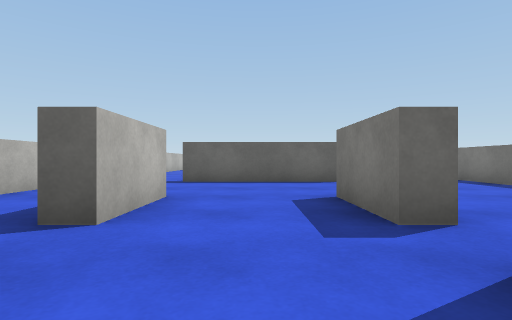
view 1 (above)

19 first-person views from a walk through a Unity game level. The camera is 0.55 m above the floor, looks level and sees 80° across. The floor is counted in squares, 1 m on a side. Each view is taken from the middle of a square. On the plan, view 1 faces up. The plan holds only what a view shows up to about 9 squares ahead; the rest is blank. The place goes on beyond the plan. Surface patterns are stand-ins for the level's own textures.

view 2
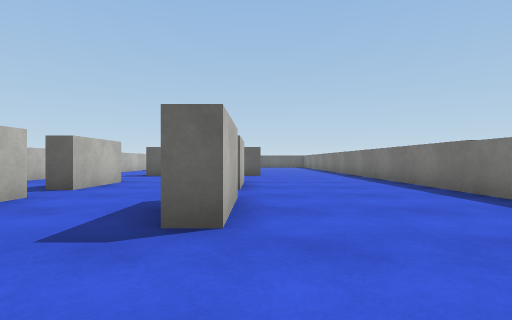

view 3
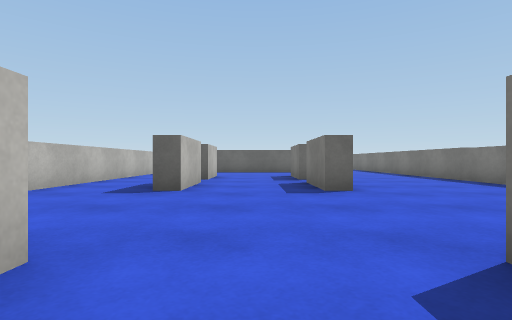

view 4
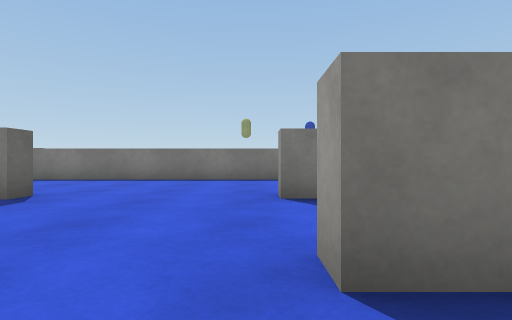

view 5
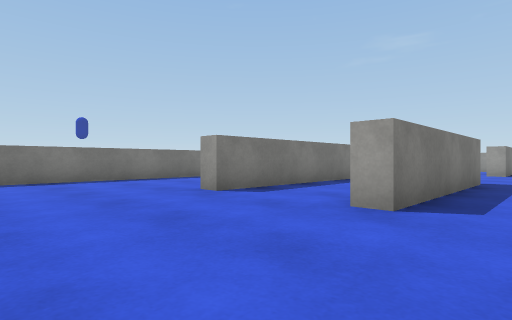

view 6
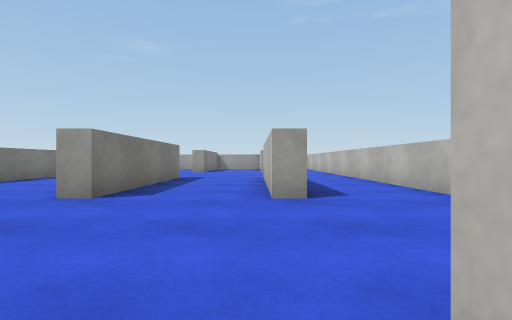

view 7
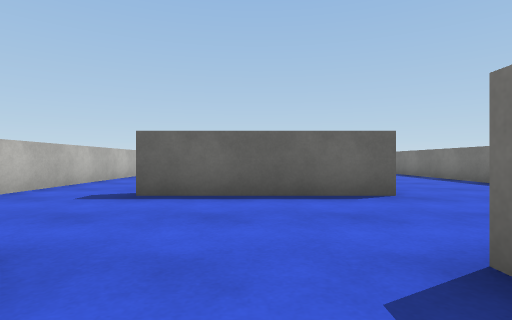

view 8
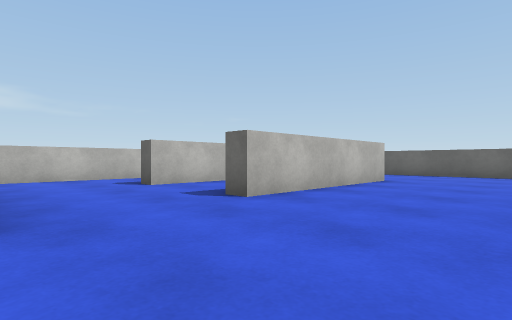

view 9
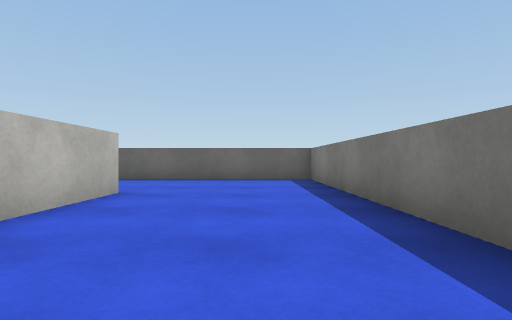

view 10
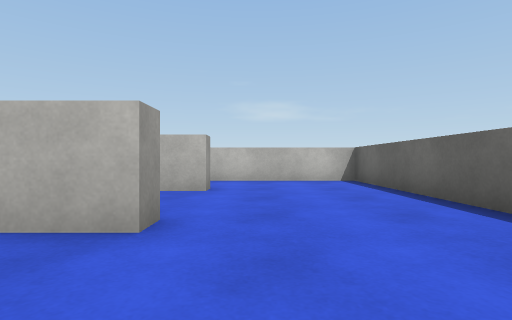

view 11
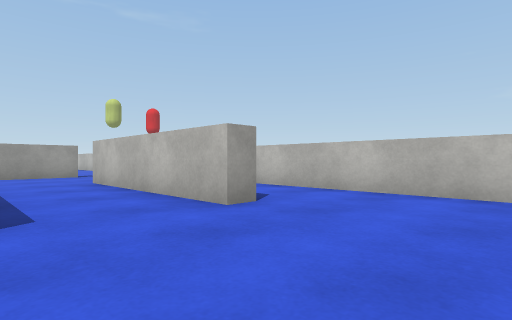

view 12
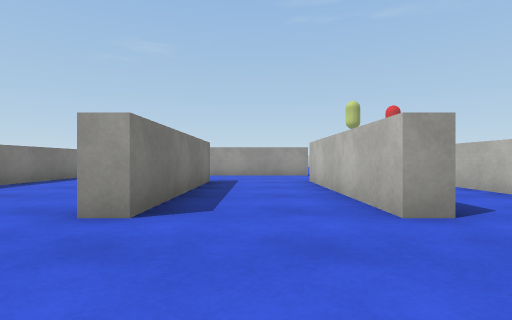

view 13
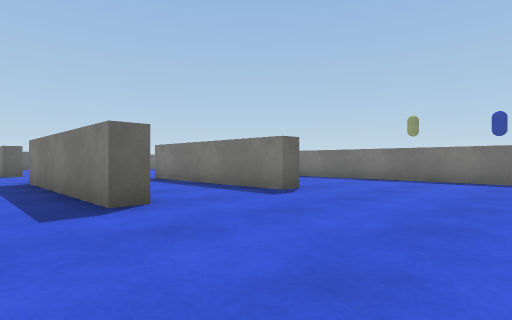

view 14
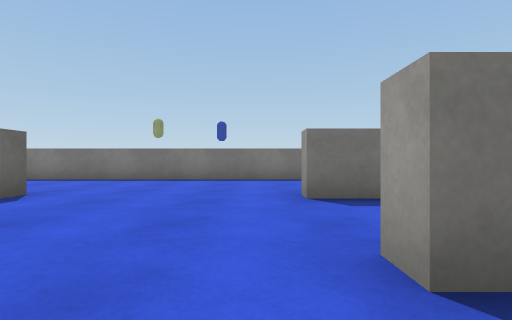

view 15
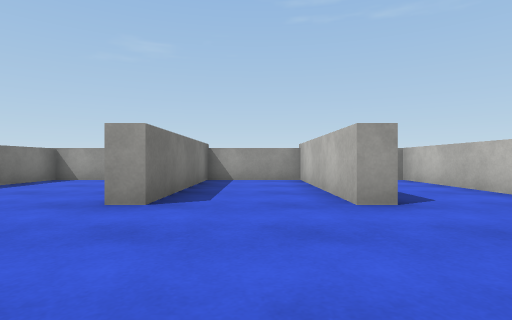

view 16
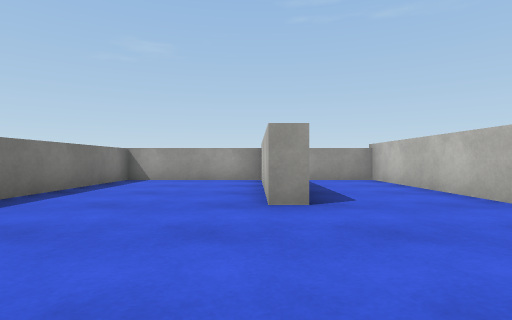

view 17
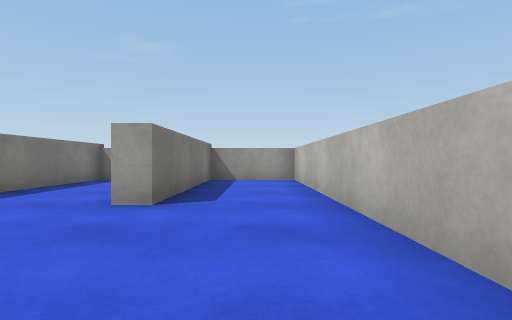

view 18
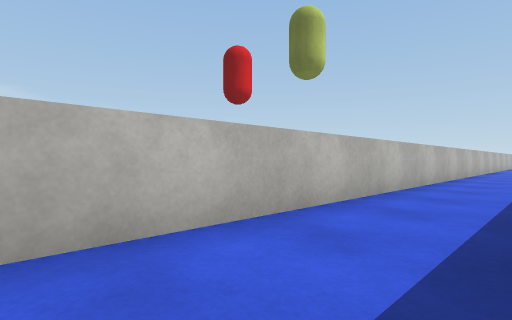

view 19
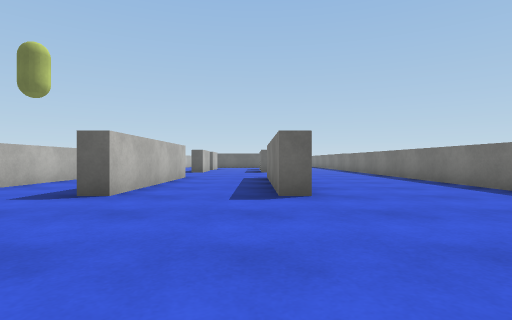

### Floor plan
Ten units are one square. View 1 is at (0, 0); x grows to the right and y downward. Boxes are objects, and circles mark ways between rooms. Rooms are numbered by the first view taken in them; rooms with no view inside come last. Other rooms are left out.
<svg viewBox="-46 -201 107 391">
<path fill="none" stroke="#000" d="M-14 -15 -14 5M17 -26 13 -26 13 -46M13 5 13 -14M-14 -46 -14 -26M17 -14 17 5 13 5M17 -46 17 -26M-14 5 -19 5M-41 5 -41 185 -17 185 -17 137 -14 137 -14 185 13 185 13 137 19 137M22 -77 -19 -77M-14 49 -14 94 -17 94 -17 44 -11 44M-10 -82 1 -82M-41 -59 -41 -48M56 -100 56 -196 -41 -196 -41 -78M19 94 13 94 13 44 19 44M13 -114 13 -161 17 -161 17 -111 11 -111M-20 -161 -14 -161 -14 -111 -19 -111M18 185 56 185 56 -85M-41 -30 -41 5M-14 -26 -19 -26"/>
<circle cx="-5" cy="-35" r="3" fill="#2a7"/>
<circle cx="-5" cy="-5" r="3" fill="#2a7"/>
<circle cx="10" cy="-20" r="3" fill="#2a7"/>
<circle cx="-20" cy="-20" r="3" fill="#2a7"/>
<circle cx="-30" cy="-35" r="3" fill="#2a7"/>
<circle cx="-30" cy="-5" r="3" fill="#2a7"/>
<text x="0" y="-20">1</text>
<text x="20" y="-10">2</text>
<text x="-30" y="-20">3</text>
</svg>
Room 1 opens to room 2. Room 1 opens to room 3. Room 2 opens to room 3.

Where each view was taken, in squares from view 1:
view 1: 0 up, 0 right, facing up
view 2: 3 down, 2 right, facing up
view 3: 6 down, 0 right, facing up
view 4: 4 down, 3 left, facing right
view 5: 1 down, 3 left, facing down-right
view 6: 0 up, 1 left, facing down
view 7: 3 up, 0 right, facing up
view 8: 8 up, 5 right, facing up-left
view 9: 11 up, 4 right, facing up
view 10: 17 up, 4 right, facing left
view 11: 19 up, 1 right, facing down-left
view 12: 19 up, 0 right, facing down
view 13: 13 down, 3 left, facing up-right
view 14: 13 down, 3 left, facing right
view 15: 10 down, 0 right, facing down
view 16: 10 down, 2 right, facing down
view 17: 10 down, 3 left, facing down
view 18: 10 down, 2 left, facing up-left
view 19: 14 down, 1 right, facing up
